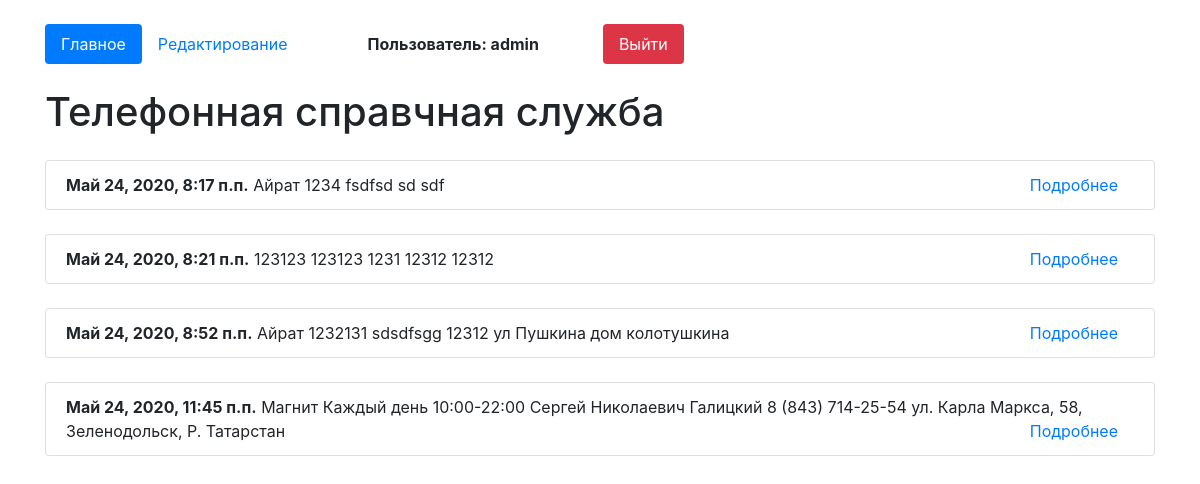
The app's page / (signed in) with its own data.
### app/models.py (models this page shows, shortened)
class Organisation(models.Model):
    author = models.ForeignKey(User, on_delete=models.CASCADE, verbose_name='Создатель записи',blank=True, null=True)
    create_date = models.DateTimeField(auto_now=True)
    name = models.CharField(max_length=50, null=True, verbose_name='Название')
    schedule  = models.TextField(null=True, verbose_name='График работы')
    owner = models.CharField(max_length=50, null=True, verbose_name='Владелец')
    contacts = models.TextField(null=True, verbose_name='Контакты')
    address = models. CharField(max_length=200, null=True, verbose_name='Адрес')
    class Meta:
        verbose_name =  'Организация'
        verbose_name_plural = 'Организации'

### app/views.py (the view)
# urls.py: path('', views.HomeListView.as_view(), name='home'),
class HomeListView(ListView):
    model = Organisation
    template_name = 'index.html'
    context_object_name = 'list_organisation'

### app/templates/index.html (shortened to what this page needs)
<!doctype html>
<html lang="en">
  <head>
    <link rel="stylesheet" href="https://stackpath.bootstrapcdn.com/bootstrap/4.5.0/css/bootstrap.min.css">
  </head>
  <body>
  <div class="container mt-4">
  <ul class="nav nav-pills">
  <li class="nav-item">
  {% url 'home' as url_home %}
    <a class="nav-link {% if url_home == request.path %}active {% endif %}" href="{{url_home}}">Главное</a>
  </li>
  <li class="nav-item">
  {% url 'edit_page' as url_edit_page %}
    <a class="nav-link {% if url_edit_page == request.path %} active {% endif %}" href={{url_edit_page}}>Редактирование</a>
  </li>
  {% if request.user.is_authenticated%}
  <li class="nav-item">
    <a class="nav-link ml-5 color:red"><b>Пользователь: {{request.user}}</b></a>
  </li>
  <li class="nav-item">
  {% url 'logout_page' as url_logout_page %}
    <a class="nav-link btn-danger ml-5" href="{{url_logout_page}}">Выйти</a>
  </li>
  {% endif %}
</ul>
{% block content %}
    <h1 class="mt-4">Телефонная справчная служба</h1>
    {% for i in list_organisation%}
        <ul class="list-group mt-4">
            <li class="list-group-item">
            <b>{{i.create_date}}</b>
            {{i.name}}
            <span>{{i.schedule}}</span>
            <span>{{i.owner}}</span>
            <span>{{i.contacts}}</span>
            <span>{{i.address}}</span>
            <span class="float-right mr-3"><a href="/detail/{{i.id}}">Подробнее</a></span>
            </li>
        </ul>
    {% endfor %}
{% endblock %}
</div>
  </body>
</html>

### records on screen
Organisation: create_date "Май 24, 2020, 8:17 п.п.", name "Айрат", schedule "1234", owner "fsdfsd", contacts "sd", address "sdf"
Organisation: create_date "Май 24, 2020, 8:21 п.п.", name "123123", schedule "123123", owner "1231", contacts "12312", address "12312"
Organisation: create_date "Май 24, 2020, 8:52 п.п.", name "Айрат", schedule "1232131", owner "sdsdfsgg", contacts "12312", address "ул Пушкина дом колотушкина"
Organisation: create_date "Май 24, 2020, 11:45 п.п.", name "Магнит", schedule "Каждый день 10:00-22:00", owner "Сергей Николаевич Галицкий", contacts "8 (843) 714-25-54", address "ул. Карла Маркса, 58, Зеленодольск, Р. Татарстан"

### other values on screen
{{ request.user }} "admin"
